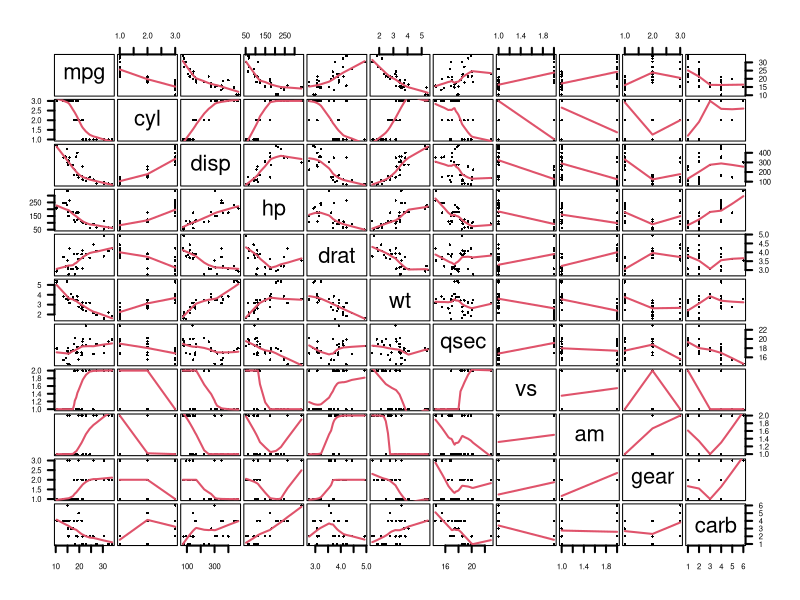
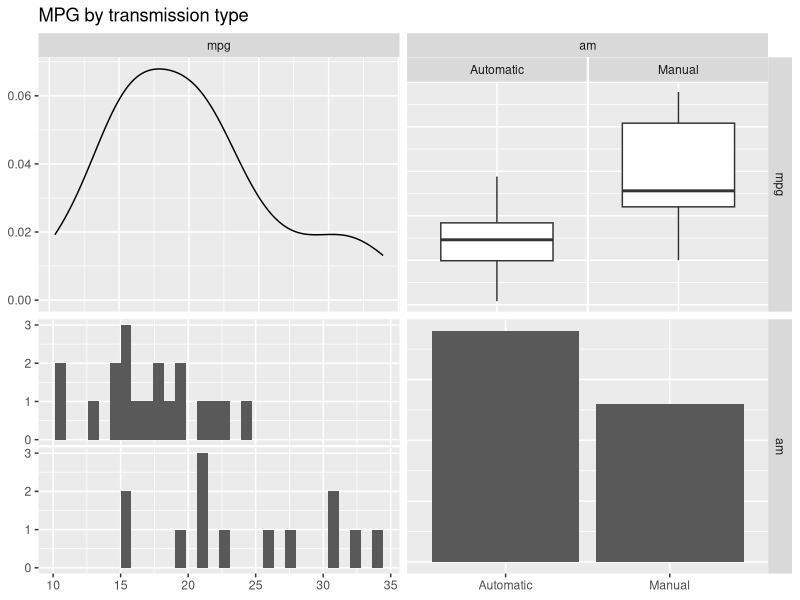
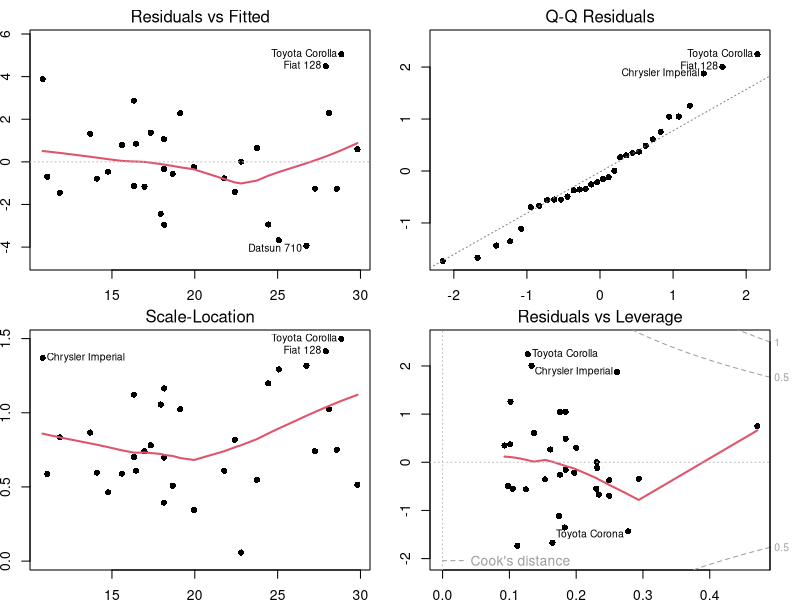

Generate these figures, in order, with R:
## ---- chunk 1
data(mtcars)
fc<-c(2,8:11)
for (i in 1:length(fc)){mtcars[,fc[i]]<-as.factor(mtcars[,fc[i]])}
levels(mtcars$am) <- c("Automatic","Manual")
## ---- chunk 2
fit1<-lm(mpg~.,data=mtcars)
fit2<-step(fit1,direction = "both",trace=0)
library(broom)  # Get it first using devtools::install_github("dgrtwo/broom")
tidy(fit2)      # Uses broom::tidy() function to provide a tidy summary table
## ---- chunk 3
anova(fit1,fit2)
## ---- chunk 4
confint(fit2, "amManual", level=0.95)
## ---- chunk 5
pairs(mtcars,panel=panel.smooth, pch=16, cex=0.5, gap=0.25, lwd=2, las=1, cex.axis=0.7)
## ---- chunk 6
library(GGally,quietly = T, warn.conflicts = F) #Get it first using
                                                # install.packages("GGally")
ggpairs(data=mtcars,columns=c(1,9),title="MPG by transmission type",
        upper=list(combo="box"),lower=list(combo="facethist"),
        diag=list(continuous="density",discrete="bar"))
## ---- chunk 7
par(mfrow=c(2,2), mai=.3*c(1,1,1,1))
plot(fit2,pch=16,lty=1,lwd=2)
